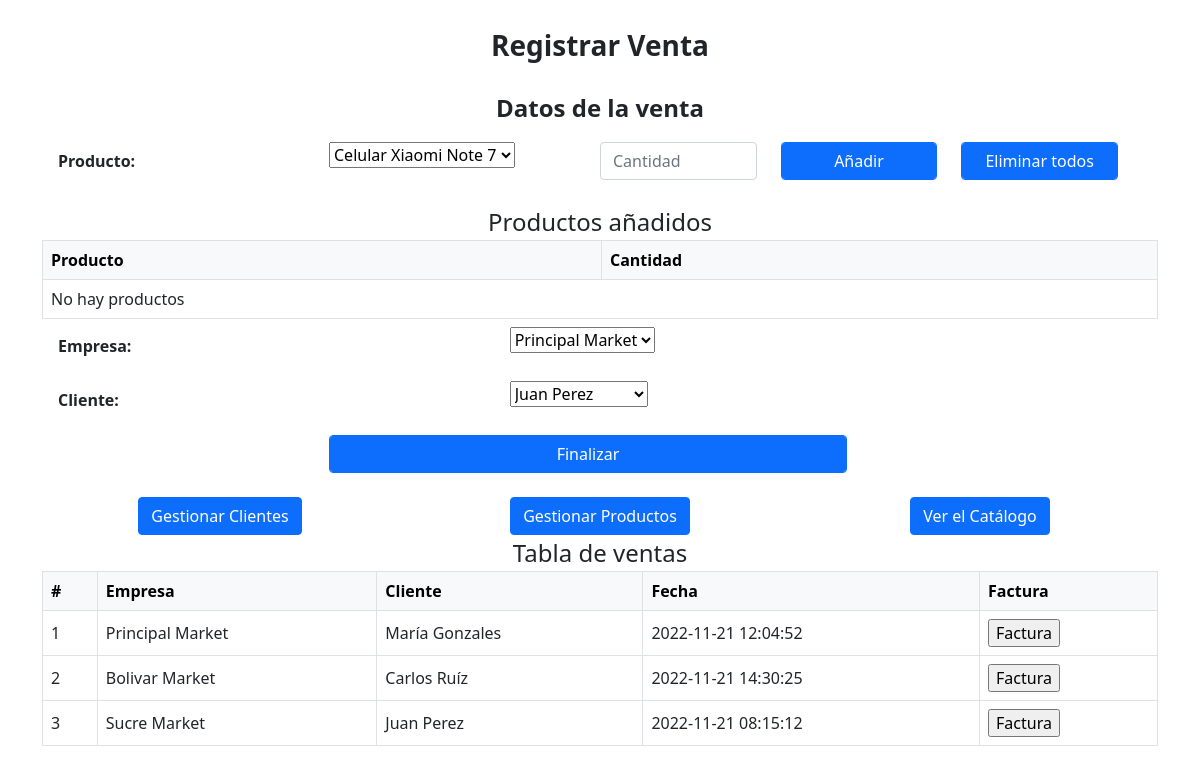
The page / on the database its author committed.
### tables this page shows
CREATE TABLE `Sale` (
`id` BIGINT PRIMARY KEY AUTO_INCREMENT NOT NULL,
`company_id` INT NOT NULL,
`client_id` BIGINT NOT NULL,
`date` TIMESTAMP DEFAULT CURRENT_TIMESTAMP NOT NULL,
FOREIGN KEY (`company_id`) REFERENCES `Company` (`id`),
FOREIGN KEY (`client_id`) REFERENCES `Client` (`id`));

CREATE TABLE `Company` (
`id` INT PRIMARY KEY AUTO_INCREMENT NOT NULL,
`name` VARCHAR(50) NOT NULL,
`address` VARCHAR(60) NOT NULL,
`nit` VARCHAR(50) NOT NULL,
`phone` VARCHAR(13) NOT NULL,
`email` VARCHAR(60) NOT NULL);

CREATE TABLE `Client` (
`id` BIGINT PRIMARY KEY AUTO_INCREMENT NOT NULL,
`name` VARCHAR(50) NOT NULL,
`lastname` VARCHAR(60) NOT NULL,
`address` VARCHAR(60) NOT NULL,
`phone` VARCHAR(13) NOT NULL,
`document` BIGINT NOT NULL,
`document_type` TINYINT NOT NULL,
`email` VARCHAR(60),
FOREIGN KEY (`document_type`) REFERENCES `Document_type` (`id`));

### includes/config.php (called while the page is built, shortened)
<?php
    $BASE_ROOT_URL_PATH = 'http://localhost/market/';
?>

### includes/database.php (called while the page is built)
<?php
    $db_host = 'localhost';
    $db_name = 'market';
    $db_user = 'root';
    $db_pwd = '';

### classes/Product.php (called while the page is built, shortened)
<?php
class Product
{
	private $pdo;
	private $table_name;
	function __construct()
	{
		global $db_host, $db_name, $db_user, $db_pwd;
		$this->pdo = new pdo('mysql:host=' . $db_host . ';dbname=' . $db_name, $db_user, $db_pwd);
		$this->pdo->setAttribute(PDO::ATTR_ERRMODE, PDO::ERRMODE_EXCEPTION);
		$this->table_name = 'Product';
	}
	public function getAll($orderByDesc = true, $limit = 0)
	{
		$result = array();
		try {
			$sql = " SELECT * FROM {$this->table_name}";
			$stmt = $this->pdo->prepare($sql);
			$stmt->execute();
			$result = $stmt->fetchAll(PDO::FETCH_ASSOC);
		} catch (PDOException $e) {
			throw new Exception("Error trying to get records from {$this->table_name} table: " . $e->getMessage());
		}
		return $result;
	}
}

### classes/Company.php (called while the page is built, shortened)
<?php
class Company
{
	private $pdo;
	private $table_name;
	function __construct()
	{
		global $db_host, $db_name, $db_user, $db_pwd;
		$this->pdo = new pdo('mysql:host=' . $db_host . ';dbname=' . $db_name, $db_user, $db_pwd);
		$this->pdo->setAttribute(PDO::ATTR_ERRMODE, PDO::ERRMODE_EXCEPTION);
		$this->table_name = 'Company';
	}
	public function getAll($orderByDesc = true, $limit = 0)
	{
		$result = array();
		try {
			$sql = " SELECT * FROM {$this->table_name}";
			$stmt = $this->pdo->prepare($sql);
			$stmt->execute();
			$result = $stmt->fetchAll(PDO::FETCH_ASSOC);
		} catch (PDOException $e) {
			throw new Exception("Error trying to get records from {$this->table_name} table: " . $e->getMessage());
		}
		return $result;
	}
	public function getById($id)
	{
		$result = array();
		try {
			$sql = " SELECT * FROM {$this->table_name} ";
			$sql .= ' WHERE `id` = :id';
			$stmt = $this->pdo->prepare($sql);
			$stmt->bindValue(':id', $id, PDO::PARAM_INT);
			$stmt->execute();
			$result = $stmt->fetch(PDO::FETCH_ASSOC);
		} catch (PDOException $e) {
			throw new Exception("Error trying to get records from {$this->table_name} table: " . $e->getMessage());
		}
		return $result;
	}
}

### classes/Client.php (called while the page is built, shortened)
<?php
class Client
{
	private $pdo;
	private $table_name;
	function __construct()
	{
		global $db_host, $db_name, $db_user, $db_pwd;
		$this->pdo = new pdo('mysql:host=' . $db_host . ';dbname=' . $db_name, $db_user, $db_pwd);
		$this->pdo->setAttribute(PDO::ATTR_ERRMODE, PDO::ERRMODE_EXCEPTION);
		$this->table_name = 'client';
	}
	public function getAll($orderByDesc = true, $limit = 0)
	{
		$result = array();
		try {
			$sql = " SELECT * FROM {$this->table_name}";
			$stmt = $this->pdo->prepare($sql);
			$stmt->execute();
			$result = $stmt->fetchAll(PDO::FETCH_ASSOC);
		} catch (PDOException $e) {
			throw new Exception("Error trying to get records from {$this->table_name} table: " . $e->getMessage());
		}
		return $result;
	}
	public function getById($id)
	{
		$result = array();
		try {
			$sql = " SELECT * FROM {$this->table_name} ";
			$sql .= ' WHERE `id` = :id';
			$stmt = $this->pdo->prepare($sql);
			$stmt->bindValue(':id', $id, PDO::PARAM_INT);
			$stmt->execute();
			$result = $stmt->fetch(PDO::FETCH_ASSOC);
		} catch (PDOException $e) {
			throw new Exception("Error trying to get records from {$this->table_name} table: " . $e->getMessage());
		}
		return $result;
	}
}

### classes/Sale.php (called while the page is built, shortened)
<?php
class Sale
{
	private $pdo;
	private $table_name;
	function __construct()
	{
		global $db_host, $db_name, $db_user, $db_pwd;
		$this->pdo = new pdo('mysql:host=' . $db_host . ';dbname=' . $db_name, $db_user, $db_pwd);
		$this->pdo->setAttribute(PDO::ATTR_ERRMODE, PDO::ERRMODE_EXCEPTION);
		$this->table_name = 'Sale';
	}
	public function getAll($orderByDesc = true, $limit = 0)
	{
		$result = array();
		try {
			$sql = " SELECT * FROM {$this->table_name}";
			$stmt = $this->pdo->prepare($sql);
			$stmt->execute();
			$result = $stmt->fetchAll(PDO::FETCH_ASSOC);
		} catch (PDOException $e) {
			throw new Exception("Error trying to get records from {$this->table_name} table: " . $e->getMessage());
		}
		return $result;
	}
}

### index.php (the view, shortened to what this page needs)
<?php
require('includes/config.php');
require_once($BASE_ROOT_FOLDER_PATH . 'includes/database.php');
require($BASE_ROOT_FOLDER_PATH . 'classes/Sale.php');
require($BASE_ROOT_FOLDER_PATH . 'classes/Product.php');
require($BASE_ROOT_FOLDER_PATH . 'classes/Client.php');
require($BASE_ROOT_FOLDER_PATH . 'classes/Company.php');
$sale = new Sale();
$sales = $sale->getAll();
$product = new Product();
$products = $product->getAll();
$client = new Client();
$clients = $client->getAll();
$company = new Company();
$companys = $company->getAll();
?>
<!DOCTYPE html>
<html lang="en">
<head>
    <link rel="stylesheet" href="<?php echo $BASE_ROOT_URL_PATH . 'assets/'; ?>css/bootstrap.min.css">
</head>
<body>
    <br>
    <div class="container">
        <div class="row align-items-center">
            <div class="col-12 text-center">
                <span class="fw-bolder fs-3">Registrar Venta</span>
            </div>
        </div>
        <div class="row">
            <div class="span12">&nbsp;</div>
        </div>
        <div class="row align-items-center">
            <div class="col-12 text-center">
                <span class="fw-bolder fs-4">Datos de la venta</span>
            </div>
        </div>
        <div class="row">
            <div class="span12">&nbsp;</div>
        </div>
        <form class="row g-3 align-items-center" action="<?php echo $BASE_ROOT_URL_PATH; ?>includes/sale/save.php"
            method="post">
            <div class="px-4 py-2 row">
                <label for="name" class="col-3 col-form-label fw-bolder">Producto:</label>
                <div class="col-3">
                    <select name="product">
                        <?php
                        foreach ($products as $row) {
                            echo '<option value="' . $row['id'] . '">' . $row['name'] . '</option>';
                        }
                        ?>
                    </select>
                </div>
                <div class="col-2">
                    <input type="number" class="form-control" name="amount" placeholder="Cantidad">
                </div>
                <div class="col-2">
                    <input type="submit" class="form-control btn btn-primary" name="add" value="Añadir">
                </div>
                <div class="col-2">
                    <input type="submit" class="form-control btn btn-primary" name="delete" value="Eliminar todos">
                </div>
            </div>
        </form>
        <div class="row align-items-center" id="show-content">
            <div class="col-12 text-center">
                <span class="fs-4">Productos añadidos</span>
            </div>
            <div class="table-responsive">
                <table class="table table-bordered align-middle" id="edit-table">
                    <thead class="table-light">
                        <th>Producto</th>
                        <th>Cantidad</th>
                    </thead>
                    <tbody>
                        <?php
                        if (count($_SESSION['products']) < 1) {
                        ?>
                        <tr>
                            <td colspan="2">No hay productos</td>
                        </tr>
                        <?php
                        }
                        ?>
                    </tbody>
                </table>
            </div>
        </div>
        <form class="row g-3 align-items-center" action="<?php echo $BASE_ROOT_URL_PATH; ?>includes/sale/save.php"
            method="post">
            <div class="px-4 py-2 row">
                <label for="name" class="col-5 col-form-label fw-bolder">Empresa:</label>
                <div class="col-7">
                    <select name="company">
                        <?php
                        foreach ($companys as $row) {
                            echo '<option value="' . $row['id'] . '">' . $row['name'] . '</option>';
                        }
                        ?>
                    </select>
                </div>
            </div>
            <div class="px-4 py-2 row">
                <label for="name" class="col-5 col-form-label fw-bolder">Cliente:</label>
                <div class="col-7">
                    <select name="client">
                        <?php
                        foreach ($clients as $row) {
                            $name = $row['name'] . ' ' . $row['lastname'];
                            echo '<option value="' . $row['id'] . '">' . $name . '</option>';
                        }
                        ?>
                    </select>
                </div>
            </div>
            <div class="px-4 py-2 row">
                <div class="col-3">&nbsp;</div>
                <div class="col-6">
                    <input type="submit" class="form-control btn btn-primary" name="upload" value="Finalizar">
                </div>
                <div class="col-3">&nbsp;</div>
            </div>
        </form>
        <div class="row text-center align-items-center">
            <div class="col-4">
                <a href="clients.php"><input class="btn btn-primary" type="button" name="btn-clients" id="btn-clients"
                        value="Gestionar Clientes"></a>
            </div>
            <div class="col-4">
                <a href="products.php"><input class="btn btn-primary" type="button" name="btn-products"
                        id="btn-products" value="Gestionar Productos"></a>
            </div>
            <div class="col-4">
                <a href="catalog.php"><input class="btn btn-primary" type="button" name="btn-catalog" id="btn-catalog"
                        value="Ver el Catálogo"></a>
            </div>
        </div>
        <div class="row align-items-center" id="show-content">
            <div class="col-12 text-center">
                <span class="fs-4">Tabla de ventas</span>
            </div>
            <div class="table-responsive">
                <table class="table table-bordered align-middle" id="edit-table">
                    <thead class="table-light">
                        <th>#</th>
                        <th>Empresa</th>
                        <th>Cliente</th>
                        <th>Fecha</th>
                        <th>Factura</th>
                    </thead>
                    <tbody>
                        <?php
                        if (count($sales) < 1) {
                        ?>
                        <tr>
                            <td colspan="4">No hay registros</td>
                        </tr>
                        <?php
                        } else {
                            foreach ($sales as $fila) {
                                $companyName = ($company->getById($fila['company_id'])['name']);
                                $clientName = ($client->getById($fila['client_id'])['name']);
                                $clientLastName = ($client->getById($fila['client_id'])['lastname']);
                        ?>
                        <tr>
                            <td>
                                <?php echo $fila['id'] ?>
                            </td>
                            <td>
                                <?php echo $companyName ?>
                            </td>
                            <td>
                                <?php echo $clientName . ' ' . $clientLastName ?>
                            </td>
                            <td>
                                <?php echo $fila['date'] ?>
                            </td>
                            <td>
                                <input type="button" value="Factura"
                                    onClick="show_receipt(<?php echo $fila['id']; ?>);">
                            </td>
                        </tr>
                        <?php
                            }
                        }
                        ?>
                    </tbody>
                </table>
            </div>
        </div>
    </div>
</body>
</html>

### rows shown on the page
sale: id "1", company.name "Principal Market", client.name "María", client.lastname "Gonzales", date "2022-11-21 12:04:52"
sale: id "2", company.name "Bolivar Market", client.name "Carlos", client.lastname "Ruíz", date "2022-11-21 14:30:25"
sale: id "3", company.name "Sucre Market", client.name "Juan", client.lastname "Perez", date "2022-11-21 08:15:12"

### other values the page prints
form field product "Celular Xiaomi Note 7"
form field company "Principal Market"
form field client "Juan Perez"
